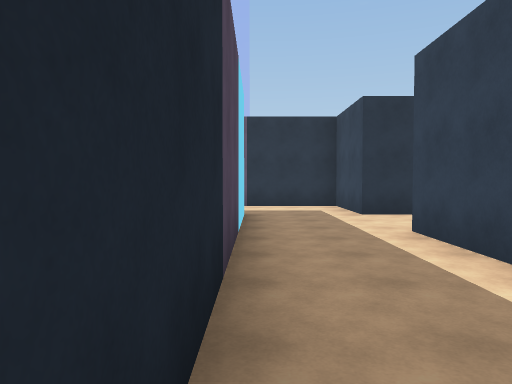
[1] (above)

24 first-person views from a walk through a scene from a Unity 3-D project. The camera is 1.5 m above the floor, tilts 2° down and sees 70° across. The floor is counted in squares, 2 m on a side. Each view is taken from the middle of a square. On the plan, view 1 faces up. The plan holds only what a view shows up to about 11 squares ahead; the rest is blank. The player character is not drawn.

[2]
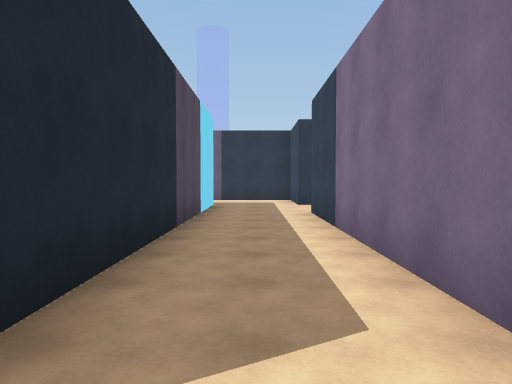

[3]
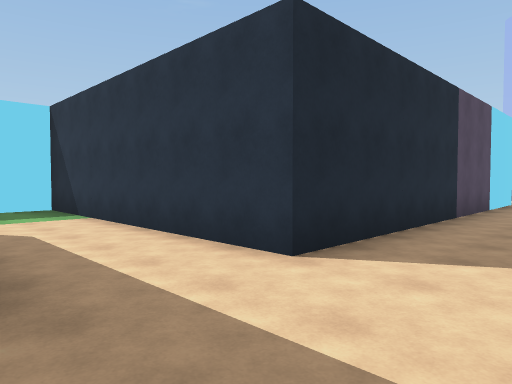

[4]
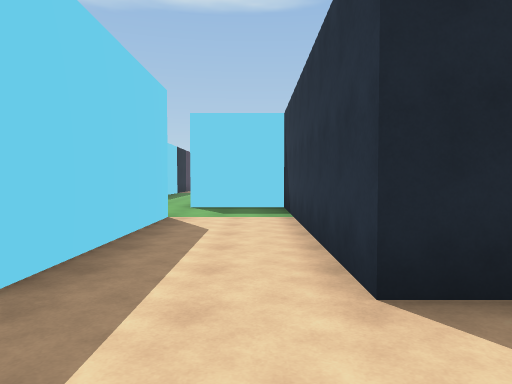

[5]
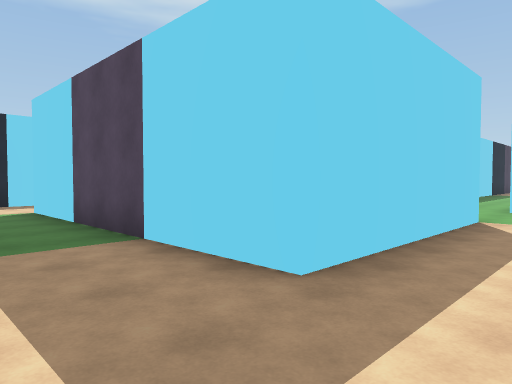

[6]
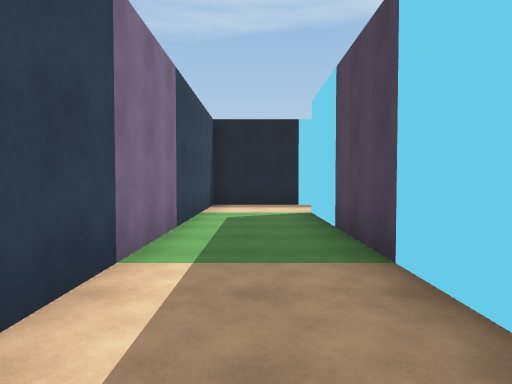

[7]
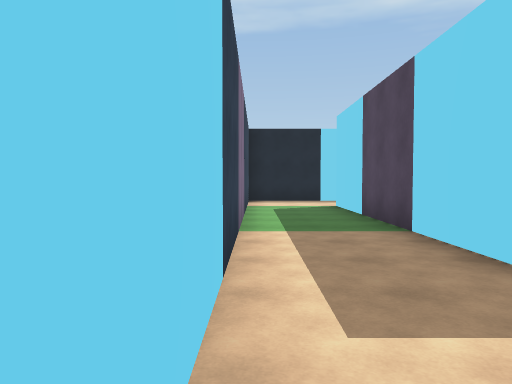

[8]
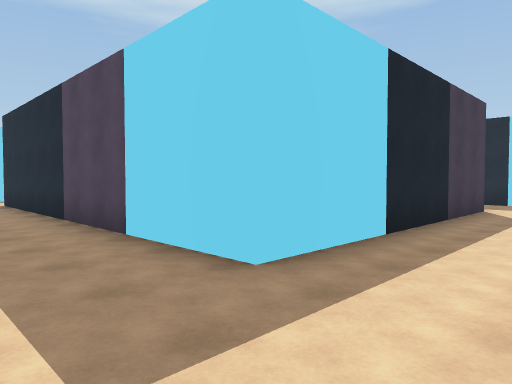

[9]
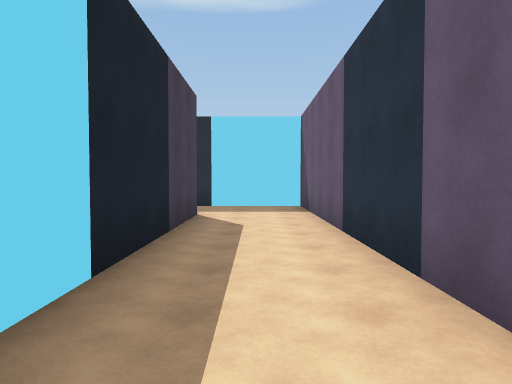

[10]
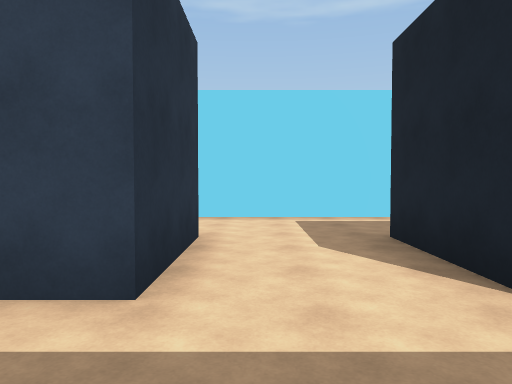

[11]
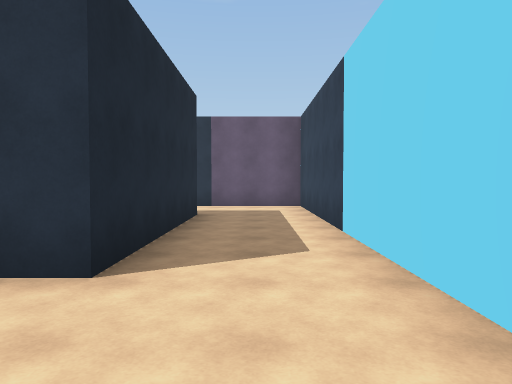

[12]
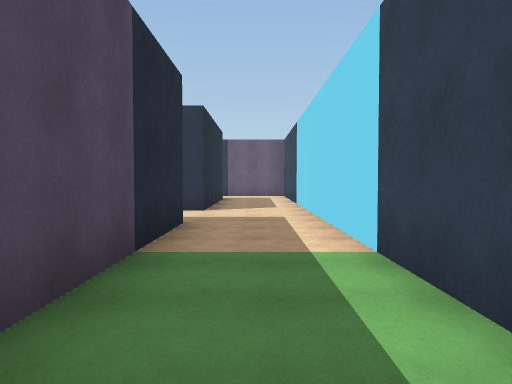

[13]
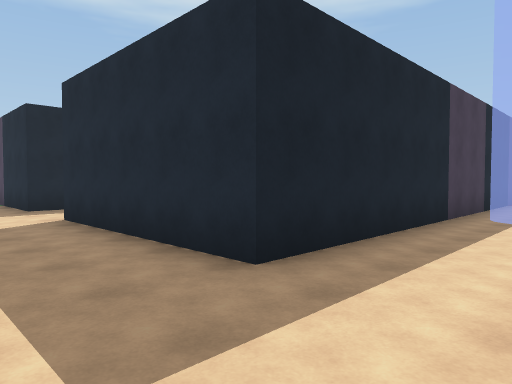

[14]
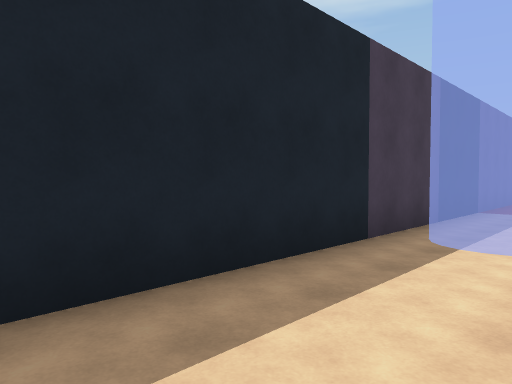

[15]
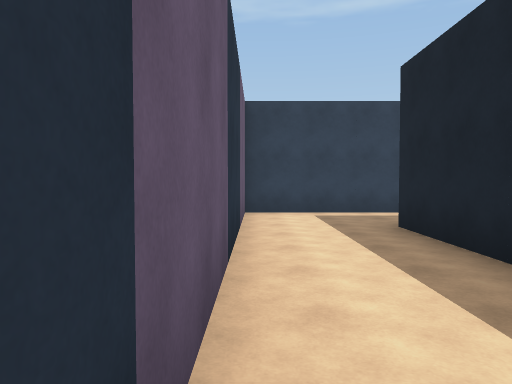

[16]
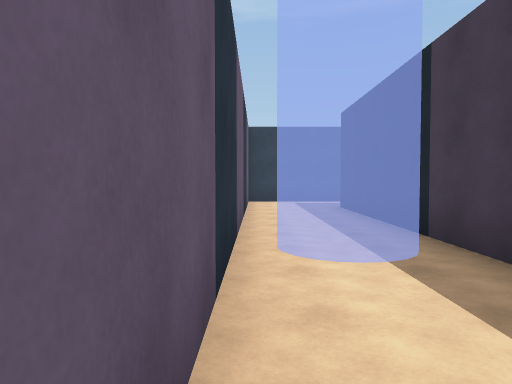

[17]
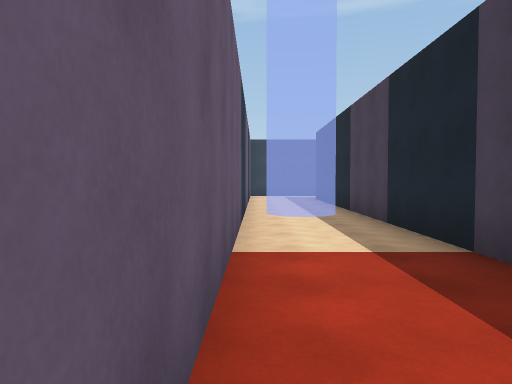

[18]
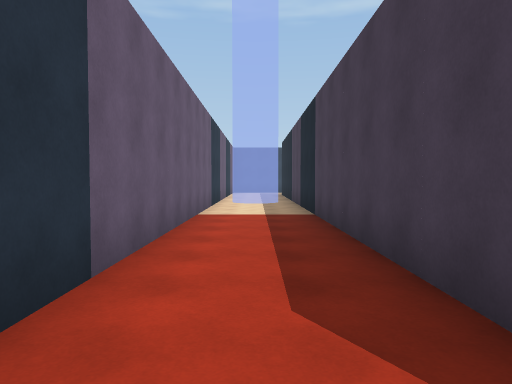

[19]
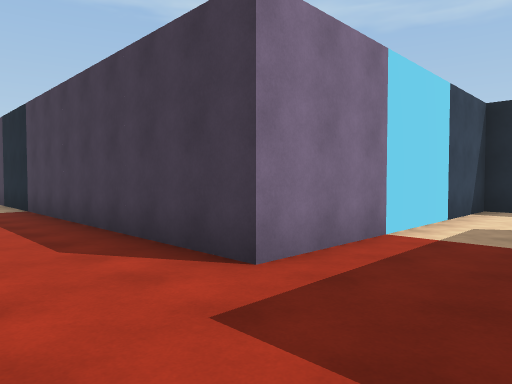

[20]
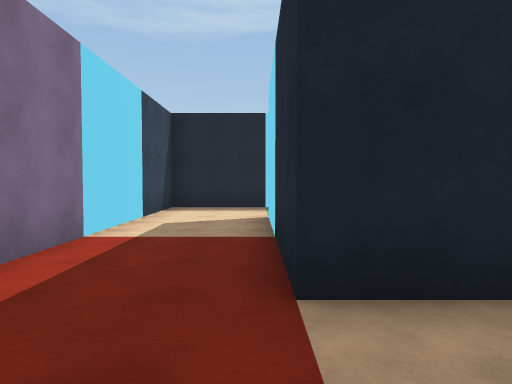

[21]
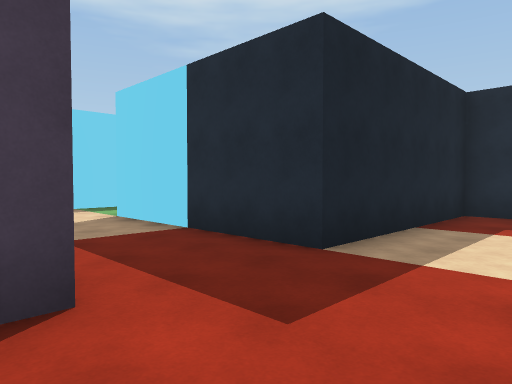

[22]
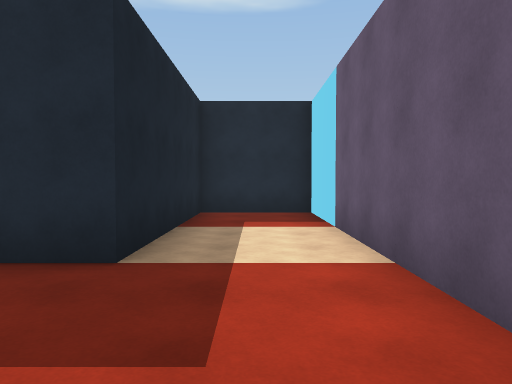

[23]
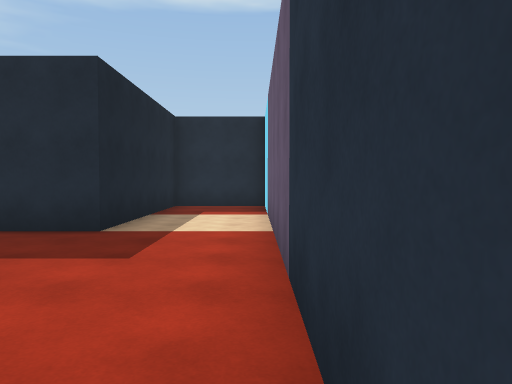

[24]
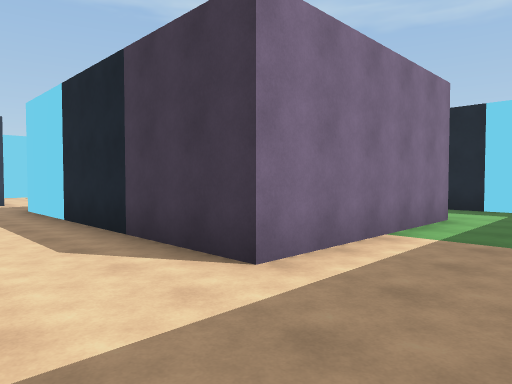

### Floor plan
Points are (right, up) in squares from view 1. A wall is a line through its corners. A room is listed if a view was taken in it or the views show most of it. See-through windows are left out.
Room 1 (views 1, 2, 3, 4, 5, 6, 7, 8, 9, 10, 24)
walls: (2.2, 7.7) (2.2, 10.3) (-10.3, 10.3) (-10.3, 7.1); (-5.4, -4.7) (-0.3, -4.7) (-0.3, -12.2); (-7.8, 2.6) (-7.8, 7.8) (-0.3, 7.8) (-0.3, -2.2) (-7.7, -2.2) (-7.7, -4.8); (-8.4, 0.2) (-6.9, 0.2); (-0.9, -14.7) (2.2, -14.7) (2.2, 5.2)
ways out: opening at (3.5, 6.5) to room 2; opening at (-6.5, -4.5); opening at (-6.5, 1.5)
Room 2 (views 11, 12, 13, 14, 15, 16, 17, 18, 19, 20, 21, 22, 23)
walls: (2.2, 5.2) (4.8, 5.2) (4.8, 0.8); (7.3, 0.8) (7.3, 15.2) (-20.3, 15.2) (-20.3, 12.8) (-15.3, 12.8) (-15.3, 7.8); (-16.4, 5.2) (-12.8, 5.2) (-12.8, 12.8) (4.8, 12.8) (4.8, 7.7) (2.2, 7.7)
ways out: opening at (3.5, 6.5) to room 1; opening at (-16.5, 6.5)

Positions as (right, up) in squares from view 1, and headings:
1: (0, 0), facing up
2: (1, -3), facing up
3: (2, -5), facing up-left
4: (2, -3), facing left
5: (2, -3), facing down-left
6: (1, -4), facing down
7: (2, -2), facing down
8: (2, 10), facing down-left
9: (0, 9), facing left
10: (0, 7), facing right
11: (6, 5), facing up
12: (6, -1), facing up
13: (7, 15), facing down-left
14: (4, 15), facing down-left
15: (-1, 15), facing right
16: (-5, 15), facing right
17: (-9, 15), facing right
18: (-13, 14), facing right
19: (-15, 15), facing down-right
20: (-15, 15), facing down
21: (-12, 15), facing down-left
22: (-12, 14), facing left
23: (-10, 15), facing left
24: (-10, 10), facing down-right
